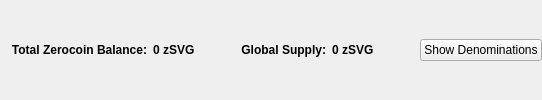
                       <widget class="QFrame" name="balanceSupplyFrame">
                        <layout class="QHBoxLayout" name="horizontalLayout_2" stretch="0,0,0,1,0">
                         <property name="rightMargin">
                          <number>0</number>
                         </property>
                         <item>
                          <layout class="QHBoxLayout" name="horizontalLayout_34">
                           <item>
                            <widget class="QLabel" name="labelzAvailableText_3">
                             <property name="font">
                              <font>
                               <weight>75</weight>
                               <bold>true</bold>
                              </font>
                             </property>
                             <property name="toolTip">
                              <string>Total Balance including unconfirmed and immature zSVG</string>
                             </property>
                             <property name="text">
                              <string>Total Zerocoin Balance:</string>
                             </property>
                             <property name="alignment">
                              <set>Qt::AlignRight|Qt::AlignTrailing|Qt::AlignVCenter</set>
                             </property>
                            </widget>
                           </item>
                           <item>
                            <widget class="QLabel" name="labelzAvailableAmount_4">
                             <property name="minimumSize">
                              <size>
                               <width>40</width>
                               <height>0</height>
                              </size>
                             </property>
                             <property name="font">
                              <font>
                               <weight>75</weight>
                               <bold>true</bold>
                              </font>
                             </property>
                             <property name="toolTip">
                              <string>Total Balance including unconfirmed and immature zSVG</string>
                             </property>
                             <property name="text">
                              <string>0 zSVG</string>
                             </property>
                             <property name="alignment">
                              <set>Qt::AlignLeading|Qt::AlignLeft|Qt::AlignVCenter</set>
                             </property>
                            </widget>
                           </item>
                          </layout>
                         </item>
                         <item>
                          <spacer name="horizontalSpacer_32">
                           <property name="orientation">
                            <enum>Qt::Horizontal</enum>
                           </property>
                           <property name="sizeHint" stdset="0">
                            <size>
                             <width>40</width>
                             <height>20</height>
                            </size>
                           </property>
                          </spacer>
                         </item>
                         <item>
                          <layout class="QHBoxLayout" name="horizontalLayout_35">
                           <item>
                            <widget class="QLabel" name="labelZsupplyText_2">
                             <property name="font">
                              <font>
                               <weight>75</weight>
                               <bold>true</bold>
                              </font>
                             </property>
                             <property name="text">
                              <string>Global Supply:</string>
                             </property>
                             <property name="alignment">
                              <set>Qt::AlignRight|Qt::AlignTrailing|Qt::AlignVCenter</set>
                             </property>
                            </widget>
                           </item>
                           <item>
                            <widget class="QLabel" name="labelZsupplyAmount_2">
                             <property name="font">
                              <font>
                               <weight>75</weight>
                               <bold>true</bold>
                              </font>
                             </property>
                             <property name="text">
                              <string>0 zSVG</string>
                             </property>
                            </widget>
                           </item>
                          </layout>
                         </item>
                         <item>
                          <spacer name="horizontalSpacer_31">
                           <property name="orientation">
                            <enum>Qt::Horizontal</enum>
                           </property>
                           <property name="sizeHint" stdset="0">
                            <size>
                             <width>40</width>
                             <height>20</height>
                            </size>
                           </property>
                          </spacer>
                         </item>
                         <item>
                          <widget class="QPushButton" name="pushButtonShowDenoms">
                           <property name="toolTip">
                            <string>Show zSVG denominations list</string>
                           </property>
                           <property name="text">
                            <string>Show Denominations</string>
                           </property>
                          </widget>
                         </item>
                        </layout>
                       </widget>
